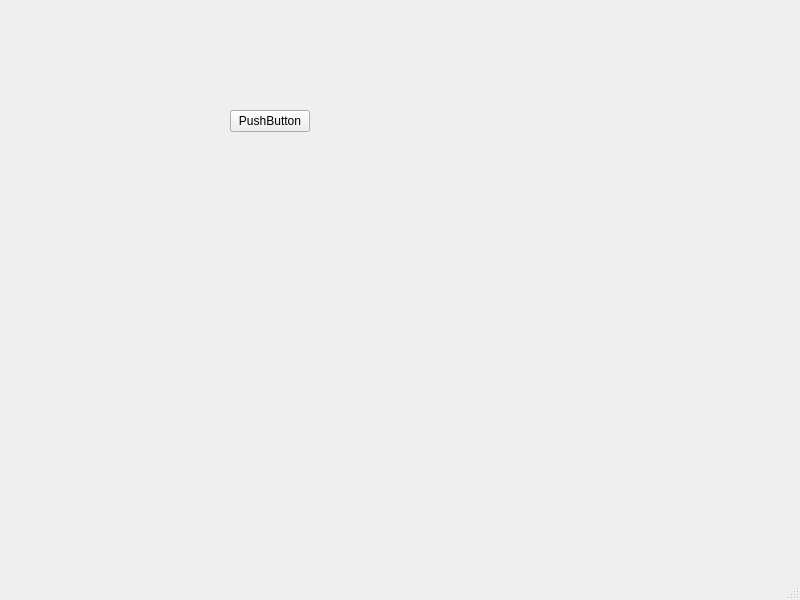
<?xml version="1.0" encoding="UTF-8"?>
<ui version="4.0">
 <class>MainWindow</class>
 <widget class="QMainWindow" name="MainWindow">
  <property name="geometry">
   <rect>
    <x>0</x>
    <y>0</y>
    <width>800</width>
    <height>600</height>
   </rect>
  </property>
  <property name="windowTitle">
   <string>MainWindow</string>
  </property>
  <widget class="QWidget" name="centralwidget">
   <widget class="QPushButton" name="pushButton">
    <property name="geometry">
     <rect>
      <x>230</x>
      <y>110</y>
      <width>80</width>
      <height>22</height>
     </rect>
    </property>
    <property name="text">
     <string>PushButton</string>
    </property>
   </widget>
  </widget>
  <widget class="QMenuBar" name="menubar">
   <property name="geometry">
    <rect>
     <x>0</x>
     <y>0</y>
     <width>800</width>
     <height>19</height>
    </rect>
   </property>
  </widget>
  <widget class="QStatusBar" name="statusbar"/>
 </widget>
 <resources/>
 <connections/>
</ui>
